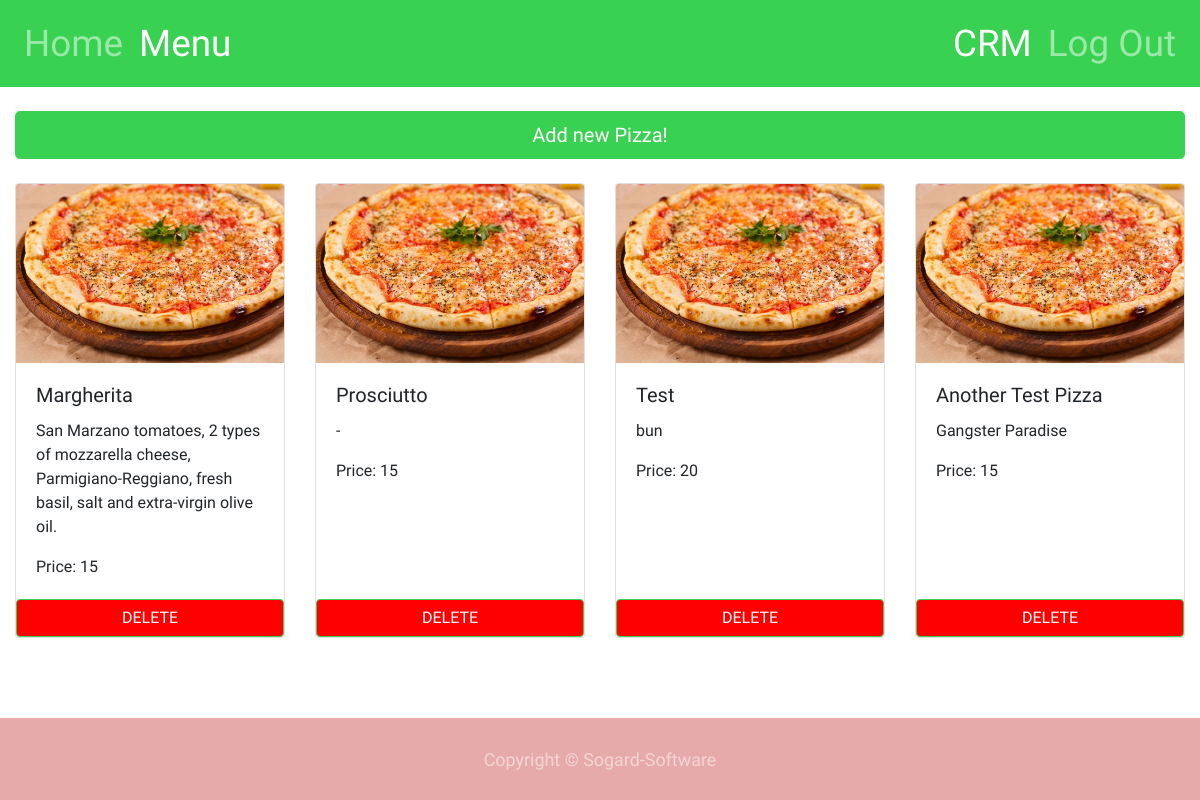
Before: /menu/ (signed in) with the older database file.
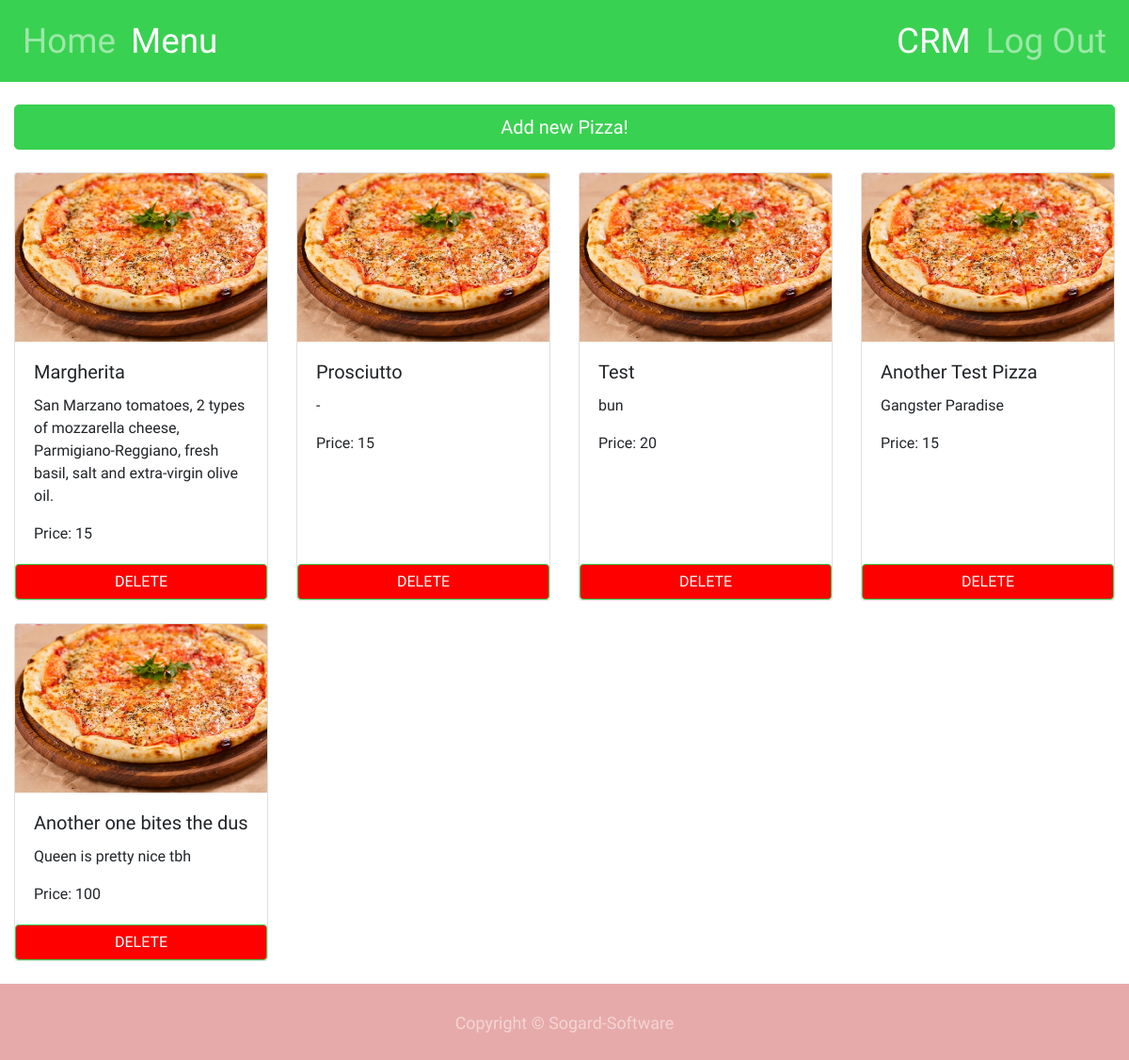
After: the same page with the newer database file.
### main/models.py (models this page shows, shortened)
class Pizzas(models.Model):
    name = models.CharField(max_length=200)
    description = models.TextField() # Ingredients n stuff
    photo = models.ImageField(upload_to='main/img', default='main/img/pizza.jpg')
    price = models.IntegerField(default=15)
    class Meta:
        verbose_name_plural = "Pizzas"

### main/views.py (the view)
# urls.py: path("menu/", views.menu, name="menu"),
def menu(request):
	pizzas = Pizzas.objects.all()
	if request.user.is_staff:
		context = {"pizzas":pizzas, "staff":"yes"}
		return render(request, "main/menu_staff.html", context)
	else:
		if request.user.is_authenticated:
			context = {"pizzas":pizzas, "logged_in":True}
		else:
			context = {"pizzas":pizzas}
		return render(request, "main/menu.html", context)

### main/templates/main/menu_staff.html (shortened to what this page needs)
{% extends "main/base.html" %}
{% load static %}
{% block body %}
<br>
<a href="/add_new_pizza" class="btn btn-primary btn-lg btn-block" role="button">Add new Pizza!</a>
<br>
<div class="row row-cols-1 row-cols-md-4">
    {% for pizza in pizzas %}
        <div class="col mb-4" id="{{pizza.id}}">
            <div class="card h-100 overlay">
                <img src="/static/{{pizza.photo}}" class="card-img-top" alt="...">
                <div class="card-body" id="{{forloop.counter0}}">
                    <h5 class="card-title" id="{{ forloop.counter0 }}">{{pizza.name}}</h5>
                    <p class="card-text">{{pizza.description}}</p>
                    <p class="card-text">Price: {{pizza.price}}</p>
                </div>
                <button onclick="delete_func('{{pizza.id}}', '{{pizza.name}}')" class="btn btn-primary" style="background-color: red;">DELETE</button>
            </div>
        </div>
    {% endfor %}
</div>
{% endblock %}

Changed rows visible on the page:
added Pizzas: photo (picture), name "Another one bites the dus", description "Queen is pretty nice tbh", price "100"
